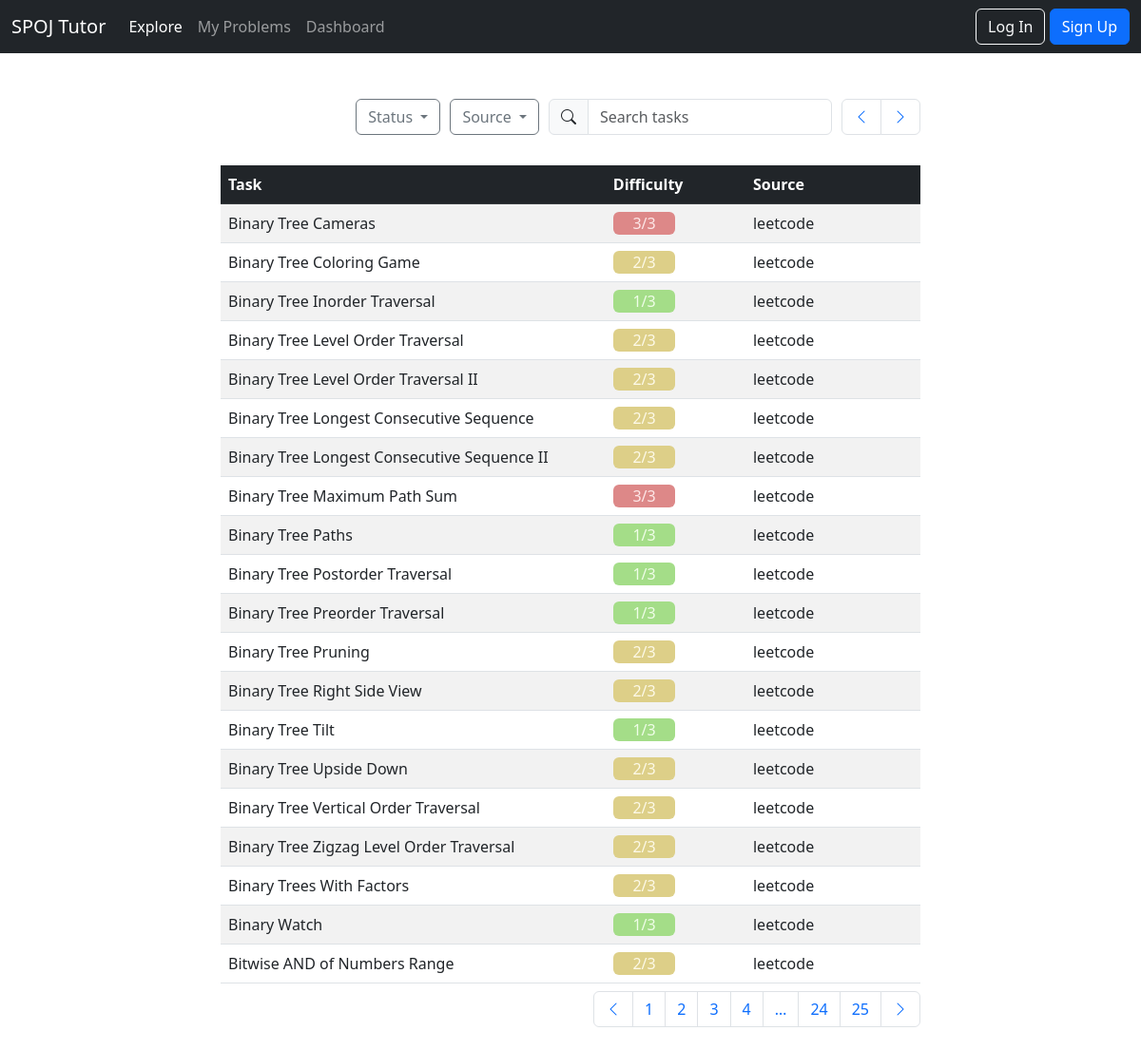
Page /tasks/?page=4 on the committed database.
### tasks/models.py (models this page shows, shortened)
class Task(models.Model):
    id = models.AutoField(primary_key=True)
    difficulty = models.PositiveIntegerField()
    title = models.CharField(max_length=125)
    spoj = models.ForeignKey(Spoj, on_delete=models.CASCADE)
    class Meta:
        unique_together = ("title", "spoj")
    url = models.URLField(max_length=200, blank=True, null=True)
    solution_url = models.URLField(max_length=200, blank=True, null=True)

class Spoj(models.Model):
    name = models.CharField(max_length=255, primary_key=True)
    amount_of_difficulty_levels = models.IntegerField(null=False, blank=False)
    def __str__(self):
        return self.name

### tasks/views.py (the view)
# urls.py: path('', views.task, name='tasks'),
def task(request):
    task_list = Task.objects.all()
    spojs = Spoj.objects.all()
    queryset = task_list.order_by('title')
    page = request.GET.get('page', 1)
    paginator = Paginator(queryset, 20)
    try:
        tasks = paginator.page(page)
    except PageNotAnInteger:
        tasks = paginator.page(1)
    except EmptyPage:
        tasks = paginator.page(paginator.num_pages)
    return render(request, 'tasks/tasks.html', {'tasks': tasks, 'spojs': spojs})

### tasks/templatetags/paginator_tags.py (called while the page is built)
@register.simple_tag
def get_proper_elided_page_range(p, number, on_each_side=1, on_ends=1):
    paginator = Paginator(p.object_list, p.per_page)
    return paginator.get_elided_page_range(number=number,
                                           on_each_side=on_each_side,
                                           on_ends=on_ends)

### templates/tasks/tasks.html (shortened to what this page needs)
{% extends 'base.html' %}
{% load static %}
{% load paginator_tags %}
{% block stylesheet %}
    {{ block.super }}
    <link rel="stylesheet" href="{% static 'css/tasks.css' %}">
{% endblock stylesheet %}
{% block content %}
    <div class="row justify-content-center">
        <div class="col-lg-8 col-md-12 col-sm-12">
            {% include 'includes/table_nav.html' %}
            <table class="fixed table table-striped my-2 align-middle">
                <thead class="table-dark ">
                <tr>
                    {% if user.is_authenticated %}
                        <th style="width: 50%">Task</th>
                        <th style="width: 20%">Difficulty</th>
                        <th style="width: 20%">Source</th>
                        <th style="width: 10%">Status</th>
                    {% else %}
                        <th style="width: 55%">Task</th>
                        <th style="width: 20%">Difficulty</th>
                        <th style="width: 25%">Source</th>
                    {% endif %}
                </tr>
                </thead>
                <tbody>
                {% for task in tasks %}
                    <tr>
                        <td class="title"><a class="link" href="{% url 'single_task' task.id %}">{{ task.title }}</a>
                        </td>
                        <td>
                            <div class="diff container-lg rounded-2" id="diff">
                                {{ task.difficulty | add:1 }}/{{ task.spoj.amount_of_difficulty_levels }}
                            </div>
                        </td>
                        <td>
                            <a class="link" href={{ task.url }} target="_blank" rel="noopener noreferrer">
                                {{ task.spoj }}
                            </a>
                        </td>
                    </tr>
                {% endfor %}
                </tbody>
            </table>
            {% include 'includes/table_pagination.html' %}
        </div>
    </div>
{% endblock content %}

### static/css/tasks.css (style rules this page uses)
.diff { width: 50%; height: auto; text-align: center; float: left; }
.fixed { table-layout: fixed; }
.title { overflow: hidden; white-space: nowrap; text-overflow: ellipsis; }
.link { color: #212529; text-decoration: none; }

### rows in the picture
Task: title "Binary Tree Cameras", difficulty|add "3", spoj.amount_of_difficulty_levels "3", spoj "leetcode"
Task: title "Binary Tree Coloring Game", difficulty|add "2", spoj.amount_of_difficulty_levels "3", spoj "leetcode"
Task: title "Binary Tree Inorder Traversal", difficulty|add "1", spoj.amount_of_difficulty_levels "3", spoj "leetcode"
Task: title "Binary Tree Level Order Traversal", difficulty|add "2", spoj.amount_of_difficulty_levels "3", spoj "leetcode"
Task: title "Binary Tree Level Order Traversal II", difficulty|add "2", spoj.amount_of_difficulty_levels "3", spoj "leetcode"
Task: title "Binary Tree Longest Consecutive Sequence", difficulty|add "2", spoj.amount_of_difficulty_levels "3", spoj "leetcode"
Task: title "Binary Tree Longest Consecutive Sequence II", difficulty|add "2", spoj.amount_of_difficulty_levels "3", spoj "leetcode"
Task: title "Binary Tree Maximum Path Sum", difficulty|add "3", spoj.amount_of_difficulty_levels "3", spoj "leetcode"
Task: title "Binary Tree Paths", difficulty|add "1", spoj.amount_of_difficulty_levels "3", spoj "leetcode"
Task: title "Binary Tree Postorder Traversal", difficulty|add "1", spoj.amount_of_difficulty_levels "3", spoj "leetcode"
Task: title "Binary Tree Preorder Traversal", difficulty|add "1", spoj.amount_of_difficulty_levels "3", spoj "leetcode"
Task: title "Binary Tree Pruning", difficulty|add "2", spoj.amount_of_difficulty_levels "3", spoj "leetcode"
Task: title "Binary Tree Right Side View", difficulty|add "2", spoj.amount_of_difficulty_levels "3", spoj "leetcode"
Task: title "Binary Tree Tilt", difficulty|add "1", spoj.amount_of_difficulty_levels "3", spoj "leetcode"
Task: title "Binary Tree Upside Down", difficulty|add "2", spoj.amount_of_difficulty_levels "3", spoj "leetcode"
Task: title "Binary Tree Vertical Order Traversal", difficulty|add "2", spoj.amount_of_difficulty_levels "3", spoj "leetcode"
Task: title "Binary Tree Zigzag Level Order Traversal", difficulty|add "2", spoj.amount_of_difficulty_levels "3", spoj "leetcode"
Task: title "Binary Trees With Factors", difficulty|add "2", spoj.amount_of_difficulty_levels "3", spoj "leetcode"
Task: title "Binary Watch", difficulty|add "1", spoj.amount_of_difficulty_levels "3", spoj "leetcode"
Task: title "Bitwise AND of Numbers Range", difficulty|add "2", spoj.amount_of_difficulty_levels "3", spoj "leetcode"

### other values in the picture
{{ i }} "1" "2" "3" "4" "…" "24" "25"
